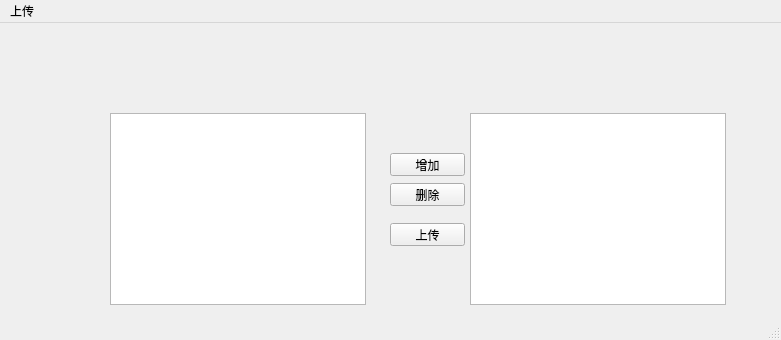
<?xml version="1.0" encoding="UTF-8"?>
<ui version="4.0">
 <class>MainWindow</class>
 <widget class="QMainWindow" name="MainWindow">
  <property name="geometry">
   <rect>
    <x>0</x>
    <y>0</y>
    <width>781</width>
    <height>340</height>
   </rect>
  </property>
  <property name="windowTitle">
   <string>count</string>
  </property>
  <widget class="QWidget" name="centralwidget">
   <widget class="QPushButton" name="del_item">
    <property name="geometry">
     <rect>
      <x>390</x>
      <y>160</y>
      <width>75</width>
      <height>23</height>
     </rect>
    </property>
    <property name="text">
     <string>删除</string>
    </property>
   </widget>
   <widget class="QPushButton" name="upload">
    <property name="geometry">
     <rect>
      <x>390</x>
      <y>200</y>
      <width>75</width>
      <height>23</height>
     </rect>
    </property>
    <property name="text">
     <string>上传</string>
    </property>
   </widget>
   <widget class="QPushButton" name="add_item">
    <property name="geometry">
     <rect>
      <x>390</x>
      <y>130</y>
      <width>75</width>
      <height>23</height>
     </rect>
    </property>
    <property name="text">
     <string>增加</string>
    </property>
   </widget>
   <widget class="QListWidget" name="listWidget">
    <property name="geometry">
     <rect>
      <x>110</x>
      <y>90</y>
      <width>256</width>
      <height>192</height>
     </rect>
    </property>
   </widget>
   <widget class="QTextBrowser" name="txt">
    <property name="geometry">
     <rect>
      <x>470</x>
      <y>90</y>
      <width>256</width>
      <height>192</height>
     </rect>
    </property>
   </widget>
  </widget>
  <widget class="QMenuBar" name="menubar">
   <property name="geometry">
    <rect>
     <x>0</x>
     <y>0</y>
     <width>781</width>
     <height>23</height>
    </rect>
   </property>
   <widget class="QMenu" name="menu">
    <property name="title">
     <string>上传</string>
    </property>
    <addaction name="file_upload"/>
    <addaction name="action_3"/>
   </widget>
   <addaction name="menu"/>
  </widget>
  <widget class="QStatusBar" name="statusbar"/>
  <action name="file_upload">
   <property name="text">
    <string>文件上传</string>
   </property>
  </action>
  <action name="action_3">
   <property name="text">
    <string>手动更新</string>
   </property>
  </action>
 </widget>
 <resources/>
 <connections/>
</ui>
